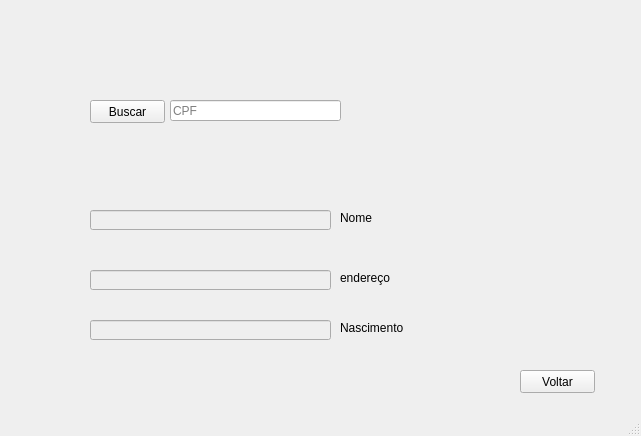
<?xml version="1.0" encoding="UTF-8"?>
<ui version="4.0">
 <class>Besteira</class>
 <widget class="QMainWindow" name="Besteira">
  <property name="geometry">
   <rect>
    <x>0</x>
    <y>0</y>
    <width>641</width>
    <height>436</height>
   </rect>
  </property>
  <property name="windowTitle">
   <string>MainWindow</string>
  </property>
  <widget class="QWidget" name="centralwidget">
   <widget class="QPushButton" name="button_buscar">
    <property name="geometry">
     <rect>
      <x>90</x>
      <y>100</y>
      <width>75</width>
      <height>23</height>
     </rect>
    </property>
    <property name="text">
     <string>Buscar</string>
    </property>
    <property name="icon">
     <iconset theme="aa"/>
    </property>
   </widget>
   <widget class="QLineEdit" name="edit_cpf">
    <property name="geometry">
     <rect>
      <x>170</x>
      <y>100</y>
      <width>171</width>
      <height>21</height>
     </rect>
    </property>
    <property name="accessibleDescription">
     <string/>
    </property>
    <property name="inputMask">
     <string/>
    </property>
    <property name="text">
     <string/>
    </property>
    <property name="placeholderText">
     <string>CPF</string>
    </property>
    <property name="clearButtonEnabled">
     <bool>true</bool>
    </property>
   </widget>
   <widget class="QLineEdit" name="name">
    <property name="enabled">
     <bool>false</bool>
    </property>
    <property name="geometry">
     <rect>
      <x>90</x>
      <y>210</y>
      <width>241</width>
      <height>20</height>
     </rect>
    </property>
   </widget>
   <widget class="QLineEdit" name="endereco">
    <property name="enabled">
     <bool>false</bool>
    </property>
    <property name="geometry">
     <rect>
      <x>90</x>
      <y>270</y>
      <width>241</width>
      <height>20</height>
     </rect>
    </property>
   </widget>
   <widget class="QLineEdit" name="nascimento">
    <property name="enabled">
     <bool>false</bool>
    </property>
    <property name="geometry">
     <rect>
      <x>90</x>
      <y>320</y>
      <width>241</width>
      <height>20</height>
     </rect>
    </property>
   </widget>
   <widget class="QLabel" name="label_nascimento">
    <property name="geometry">
     <rect>
      <x>340</x>
      <y>320</y>
      <width>81</width>
      <height>16</height>
     </rect>
    </property>
    <property name="text">
     <string>Nascimento</string>
    </property>
   </widget>
   <widget class="QLabel" name="label_endereco">
    <property name="geometry">
     <rect>
      <x>340</x>
      <y>270</y>
      <width>81</width>
      <height>16</height>
     </rect>
    </property>
    <property name="text">
     <string>endereço</string>
    </property>
   </widget>
   <widget class="QLabel" name="label_nome">
    <property name="geometry">
     <rect>
      <x>340</x>
      <y>210</y>
      <width>81</width>
      <height>16</height>
     </rect>
    </property>
    <property name="text">
     <string>Nome</string>
    </property>
   </widget>
   <widget class="QPushButton" name="button_voltar">
    <property name="geometry">
     <rect>
      <x>520</x>
      <y>370</y>
      <width>75</width>
      <height>23</height>
     </rect>
    </property>
    <property name="text">
     <string>Voltar</string>
    </property>
    <property name="icon">
     <iconset theme="aa">
      <normaloff>.</normaloff>.</iconset>
    </property>
   </widget>
  </widget>
  <widget class="QStatusBar" name="statusbar"/>
 </widget>
 <resources/>
 <connections/>
</ui>
